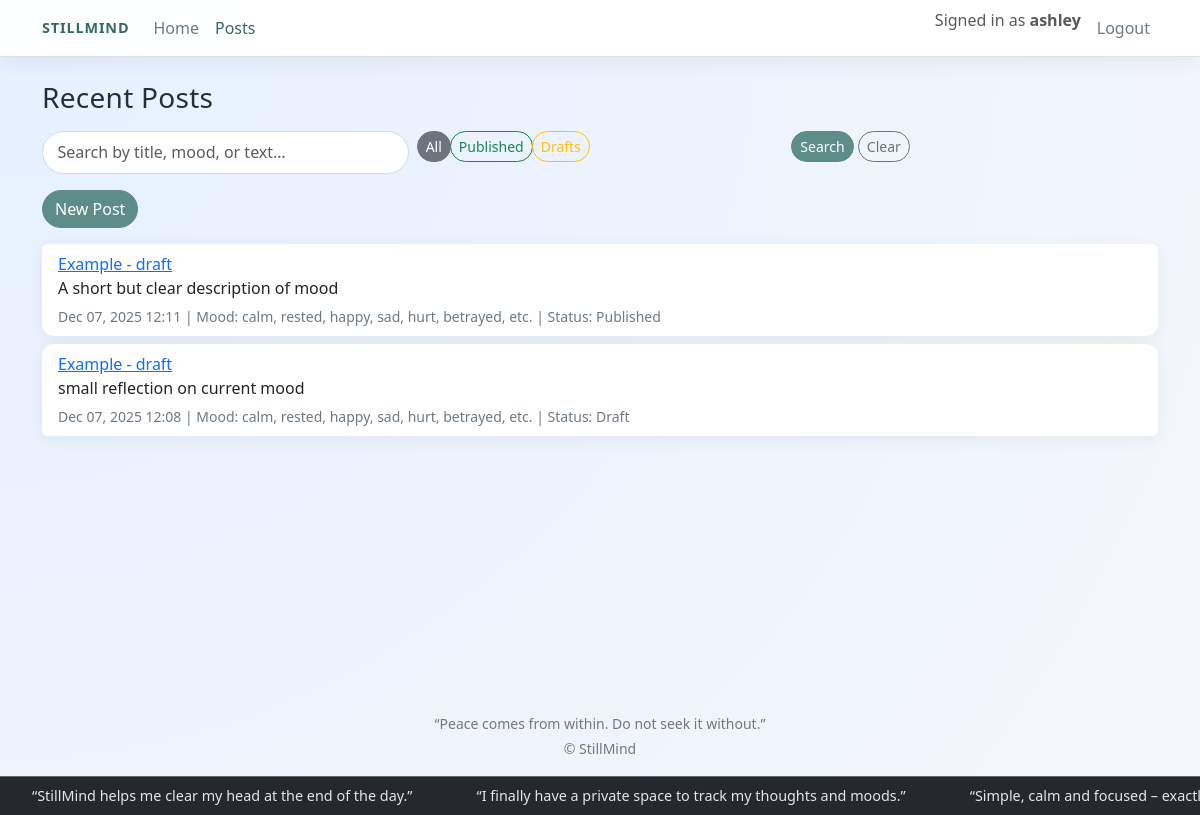
Screenshot of /posts/ (signed in) with the database file from the repository.
### still_mind/models.py (models this page shows, shortened)
class Post(models.Model):
    author = models.ForeignKey(
        User,
        on_delete=models.CASCADE,
        related_name="posts",
    )
    title = models.CharField(max_length=200)
    slug = models.SlugField(max_length=200, blank=True) # will be set in save()
    mood = models.CharField(max_length=50, blank=True)
    summary = models.CharField(max_length=280, blank=True)
    content = models.TextField(blank=True)
    status = models.IntegerField(choices=STATUS, default=0)
    created_at = models.DateTimeField(auto_now_add=True)
    updated_at = models.DateTimeField(auto_now=True)
    class Meta:
        constraints = [
            models.UniqueConstraint(fields=["author", "slug"], name="unique_author_slug"),
        ]
        indexes = [
            models.Index(fields=["author", "slug"]),
            models.Index(fields=["slug"]),
        ]
        ordering = ["-created_at"]
    def save(self, *args, **kwargs):
        """
        Auto-generate a unique slug per author.
        """
        if not self.slug:
            base = slugify(self.title) or "post"
            base = base[:180]
            candidate = base
            for i in count(2):
                qs = Post.objects.filter(author=self.author, slug=candidate)
                if self.pk:
                    qs = qs.exclude(pk=self.pk)
                if not qs.exists():
                    break
                candidate = f"{base}-{i}"
                candidate = candidate[:200]
            self.slug = candidate
        super().save(*args, **kwargs)

### still_mind/views.py (the view, shortened to what this page needs)
# urls.py: path("posts/", views.PostListView.as_view(), name="post_list"),
class PostListView(LoginRequiredMixin, ListView):
    model = Post
    paginate_by = 5
    template_name = "still_mind/post_list.html"
    context_object_name = "posts"
    def get_queryset(self):
        qs = Post.objects.filter(author=self.request.user).order_by("-created_at")
        status = self.request.GET.get("status")
        if status == "published":
            qs = qs.filter(status=1)
        elif status == "draft":
            qs = qs.filter(status=0)
        query = self.request.GET.get("q")
        return qs

### still_mind/templates/still_mind/post_list.html (shortened to what this page needs)
{% extends "still_mind/base.html" %}
{% block content %}
<h1 class="h3 mb-3">Recent Posts</h1>
<form method="get" class="row g-2 mb-3">
  <div class="col-sm-6 col-md-4">
    <input type="text"
           name="q"
           class="form-control"
           placeholder="Search by title, mood, or text…"
           value="{{ request.GET.q }}">
  </div>
  <div class="col-sm-6 col-md-4">
    <div class="btn-group" role="group">
      <a href="{% url 'still_mind:post_list' %}"
         class="btn btn-sm btn-outline-secondary{% if not request.GET.status %} active{% endif %}">
        All
      </a>
      <a href="?status=published{% if request.GET.q %}&q={{ request.GET.q }}{% endif %}"
         class="btn btn-sm btn-outline-success{% if request.GET.status == 'published' %} active{% endif %}">
        Published
      </a>
      <a href="?status=draft{% if request.GET.q %}&q={{ request.GET.q }}{% endif %}"
         class="btn btn-sm btn-outline-warning{% if request.GET.status == 'draft' %} active{% endif %}">
        Drafts
      </a>
    </div>
  </div>
  <div class="col-sm-12 col-md-4">
    <button type="submit" class="btn btn-sm btn-primary">
      Search
    </button>
    <a href="{% url 'still_mind:post_list' %}" class="btn btn-sm btn-outline-secondary">
      Clear
    </a>
  </div>
</form>
<a href="{% url 'still_mind:post_create' %}" class="btn btn-primary mb-3">
  New Post
</a>
{% if object_list %}
  <ul class="list-group">
    {% for post in object_list %}
      <li class="list-group-item">
        <a href="{% url 'still_mind:post_detail' slug=post.slug %}">
          {{ post.title }}
        </a>
        {% if post.summary %}
          <p class="mb-1">{{ post.summary }}</p>
        {% endif %}
        <small class="text-muted">
          {{ post.created_at|date:"M d, Y H:i" }}
          | Mood: {{ post.mood|default:"(none)" }}
          | Status: {{ post.get_status_display }}
        </small>
      </li>
    {% endfor %}
  </ul>
{% endif %}
{% endblock %}

### still_mind/templates/still_mind/base.html (shortened to what this page needs)
<!doctype html>
<html lang="en">
<head>
  {% load static %}
  <link href="https://cdn.jsdelivr.net/npm/bootstrap@5.3.3/dist/css/bootstrap.min.css" rel="stylesheet">
  <link rel="stylesheet" href="{% static 'site.css' %}">
</head>
<body class="bg-light">
  <header>
    <nav class="navbar navbar-expand-md navbar-light bg-white border-bottom" aria-label="Main navigation">
      <div class="container">
        <a class="navbar-brand fw-semibold" href="{% url 'still_mind:home' %}">StillMind</a>
        <div class="collapse navbar-collapse" id="mainNavbar">
          <ul class="navbar-nav me-auto mb-2 mb-md-0">
            <li class="nav-item">
              <a class="nav-link{% if request.resolver_match.url_name == 'home' %} active{% endif %}"
                 href="{% url 'still_mind:home' %}">
                Home
              </a>
            </li>
            <li class="nav-item">
              <a class="nav-link{% if request.resolver_match.url_name in 'post_list post_detail post_create post_edit' %} active{% endif %}"
                 href="{% url 'still_mind:post_list' %}">
                Posts
              </a>
            </li>
          </ul>
          <ul class="navbar-nav ms-auto mb-2 mb-md-0">
            {% if user.is_authenticated %}
              <li class="nav-item">
                <span class="navbar-text me-2">
                  Signed in as <strong>{{ user.username }}</strong>
                </span>
              </li>
              <li class="nav-item">
                <a class="nav-link" href="{% url 'logout' %}">Logout</a>
              </li>
            {% else %}
              <li class="nav-item">
                <a class="nav-link" href="{% url 'login' %}">Login</a>
              </li>
            {% endif %}
          </ul>
        </div>
      </div>
    </nav>
  </header>
  <main class="container py-4" role="main">
    {% block content %}{% endblock %}
  </main>
  <footer class="mt-auto py-3">
    <div class="container text-center small text-muted">
      <div>“Peace comes from within. Do not seek it without.”</div>
      <div class="mt-1">&copy; {{ now|default:""|date:"Y" }} StillMind</div>
    </div>
  </footer>
  <div class="review-banner">
    <div class="review-track">
        <div class="review-item">“StillMind helps me clear my head at the end of the day.”</div>
        <div class="review-item">“I finally have a private space to track my thoughts and moods.”</div>
        <div class="review-item">“Simple, calm and focused – exactly what I needed for journaling.”</div>
    </div>
  </div>
</body>
</html>

### static/site.css (style rules this page uses)
:root { --sm-bg: #f4f7fb; --sm-accent: #5c8d89; --sm-accent-soft: #c2ddd8; --sm-accent-strong: #336b63; --sm-card: #ffffff; --sm-text-main: #20313b; --sm-text-muted: #6c7a86; --sm-danger: #d9534f; --sm-radius-lg: 0.9rem; --sm-shadow-soft: 0 12px 35px rgba(16, 41, 49, 0.10); }
body { font-family: system-ui, -apple-system, BlinkMacSystemFont, "Segoe UI", sans-serif; background: radial-gradient(circle at top left, #e6f0ff, #f5f7fb); color: var(--sm-text-main); }
main[role="main"] { min-height: 80vh; }
.navbar { background: rgba(255, 255, 255, 0.96) !important; box-shadow: 0 6px 20px rgba(10, 39, 52, 0.06); backdrop-filter: blur(12px); }
.navbar-brand { letter-spacing: 0.06em; text-transform: uppercase; font-size: 0.9rem; color: var(--sm-accent-strong) !important; }
.nav-link { color: var(--sm-text-muted) !important; }
.nav-link.active, .nav-link:hover { color: var(--sm-accent-strong) !important; }
.btn-primary { background-color: var(--sm-accent); border-color: var(--sm-accent); }
.btn-outline-secondary, .btn-secondary { border-radius: 999px; }
.btn, .form-control { border-radius: 999px; }
.btn-group .btn { border-radius: 999px !important; }
.form-control { border: 1px solid #d2dde7; padding: 0.55rem 0.9rem; }
.list-group-item { border: none; border-radius: 0.75rem; margin-bottom: 0.5rem; box-shadow: 0 4px 16px rgba(10, 39, 52, 0.06); }
h1, h2, h3, h4 { color: var(--sm-text-main); letter-spacing: 0.01em; }
.text-muted { color: var(--sm-text-muted) !important; }
.review-banner { position: fixed; bottom: 0; left: 0; width: 100%; background: rgba(33, 37, 41, 0.98); color: #f8f9fa; font-size: 0.9rem; z-index: 1030; overflow: hidden; border-top: 1px solid rgba(248, 249, 250, 0.3); }
.review-track { display: inline-flex; white-space: nowrap; animation: review-scroll 40s linear infinite; }
.review-item { padding: 0.5rem 2rem; display: inline-block; opacity: 0.9; }
body { padding-bottom: 40px; }

### rows the page displays
Post: title "Example - draft", summary "A short but clear description of mood", created_at "Dec 07, 2025 12:11", mood "calm, rested, happy, sad, hurt, betrayed, etc.", status "Published"
Post: title "Example - draft", summary "small reflection on current mood", created_at "Dec 07, 2025 12:08", mood "calm, rested, happy, sad, hurt, betrayed, etc.", status "Draft"

### other values shown
{{ user.username }} "ashley"
